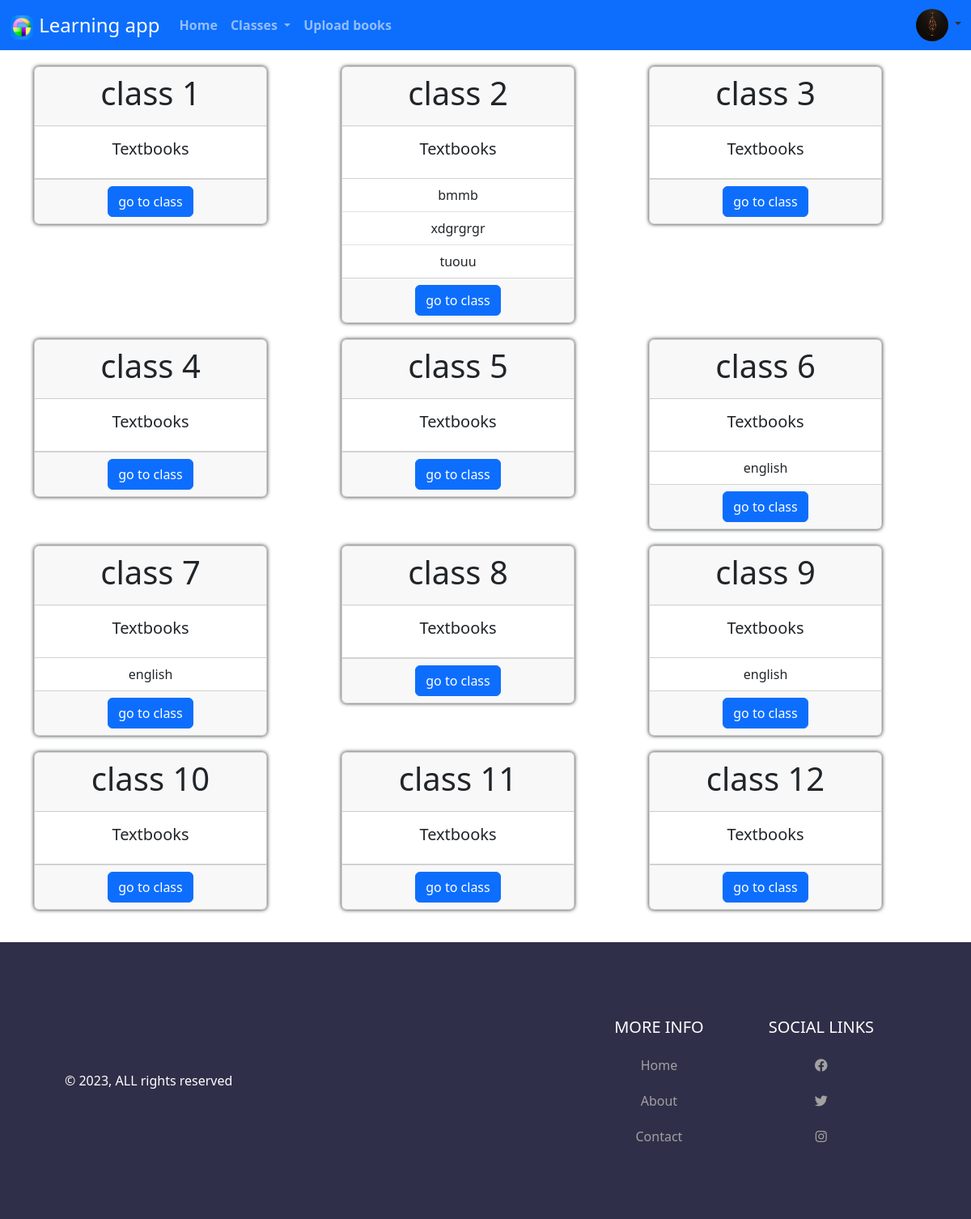
The app's page /all_classes (signed in) with its own data.
### myapp/models.py (models this page shows)
class PersonalDetails(models.Model):
    user = models.ForeignKey(User, on_delete=models.CASCADE)
    phone_number = models.CharField(max_length=20)
    date_of_birth = models.CharField(max_length=50)
    gender= models.CharField(max_length=10)
    city= models.CharField(max_length=50)
    image= models.FileField(upload_to='images', default='images\default.png')

class Textbooks(models.Model):
    addedby = models.ForeignKey(User, on_delete=models.CASCADE)
    classe = models.IntegerField()
    bookname = models.CharField(max_length=100)
    book = models.FileField(upload_to='pdf')

### myapp/views.py (the view)
# urls.py: path('all_classes',views.all_classes),
def all_classes(req):
       t=Textbooks.objects.all()
       try:
          P=PersonalDetails.objects.get(user_id=req.user)
          return render(req,'all_classes.html',{'ps':P,'t':t,'r':range(1,13)})
       except:
          return render(req, "all_classes.html",{'t':t,'r':range(1,13)})

### myapp/templates/all_classes.html
{% extends "home.html" %}
{% load static %}
    {% block con %}
  <div class="container text-center" style="padding-bottom: 40px;">
      <div class="row">
    {% for c in r %}
        <div class="col">
          <div class="card" style="width: 18rem;">
              <div class="card-header"><h1>class {{c}}</h1></div>
              <div class="card-body">
                  <h5 class="card-title">Textbooks</h5>
              </div>
              <ul class="list-group list-group-flush">
                {% for i in t %}
                {% if i.classe == c %}
                  <li class="list-group-item">{{i.bookname}}</li>
                {% endif %}
                {% endfor %}
                </ul>
                <div class="card-footer">
                  <a href="class/{{c}}" class="btn btn-primary">go to class</a>
                </div>
            </div>
        </div>
    {% endfor %}
      </div>
    </div>
 {% endblock con %}

### myapp/templates/home.html (shortened to what this page needs)
{% load static %}
<!DOCTYPE html>
<html lang="en">
<head>
    <link href="https://cdn.jsdelivr.net/npm/bootstrap@5.3.0-alpha1/dist/css/bootstrap.min.css" rel="stylesheet">
    <link rel="stylesheet" href="{% static 'css/style.css' %}">
      <link rel="stylesheet" href="https://pro.fontawesome.com/releases/v6.0.0-beta1/css/all.css" />
</head>
<body>
    <nav class="navbar navbar-expand-lg bg-primary navbar-dark">
        <div class="container-fluid">
          <a class="navbar-brand" href="" style="font-family: 'Segoe UI', Tahoma, Geneva, Verdana, sans-serif; font-size: x-large; "><img src="{% static 'icons.ico' %}" width="30" height="30">  Learning app</a>
          <div class="collapse navbar-collapse" id="navbarSupportedContent">
            <ul class="navbar-nav me-auto mb-2 mb-lg-0">
              <li class="nav-item">
                <a class="nav-link {% if request.path == '/' %}active{% endif %}" href="/">Home</a>
              </li>
              <li class="nav-item dropdown">
                <a class="nav-link {% if request.path == '/class' %}active{% endif %} dropdown-toggle" role="button" data-bs-toggle="dropdown" aria-expanded="false">
                  Classes
                </a>
              </li>
              <li class="nav-item">
                <a class="nav-link {% if request.path == '/addbook' %}active{% endif %}" href="/addbook">Upload books</a>
              </li>
            </ul>
            {% if user.is_authenticated %}
            <div class="dropdown">
              <i class=" dropdown-toggle" data-bs-toggle="dropdown" aria-expanded="false" style="color:rgb(49, 49, 49);">
                <img id="userlogo" src="{{ ps.image.url }}">
              </i>
            </div>
            {% endif %}
          </div>
        </div>
      </nav>
      {% block con %}{% endblock con %}
 <footer class="footer">
        <div class="copy">&copy; 2023, ALL rights reserved</div>
        <div class="bottom-links">
          <div class="links">
            <span>More Info</span>
            <a href="/">Home</a>
            <a href="/#">About</a>
            <a href="https://mail.google.com/mail/u/0/?tf=cm&to=nihalev111@gmail.com">Contact</a>
          </div>
          <div class="links">
            <span>Social Links</span>
            <a href="https://www.facebook.com/nihalev.ev"><i class="fab fa-facebook"></i></a>
            <a href="https://twitter.com/MOHAMMEDNIHALEV"><i class="fab fa-twitter"></i></a>
            <a href="https://www.instagram.com/_nihal_ev_"><i class="fab fa-instagram"></i></a>
          </div>
        </div>
      </footer>
</body>
</html>

### myapp/static/css/style.css (style rules this page uses)
.col { padding-top: 20px; }
.nav-item { font-weight: bold; }
.card { box-shadow: 0 0 5px; }
#userlogo { width: 40px; height: 40px; border-radius: 50%; }
.footer { display: flex; justify-content: space-between; align-items: center; background-color: #302f49; padding: 40px 80px; }
.footer .copy { color: #fff; }
.bottom-links { display: flex; justify-content: space-around; align-items: center; padding: 40px 0; }
.bottom-links .links { display: flex; flex-direction: column; justify-content: center; align-items: center; padding: 0 40px; }
.bottom-links .links span { font-size: 20px; color: #fff; text-transform: uppercase; margin: 10px 0; }
.bottom-links .links a { text-decoration: none; color: #a1a1a1; padding: 10px 20px; }

### records on screen
PersonalDetails: image (picture)
Textbooks: bookname "bmmb"
Textbooks: bookname "xdgrgrgr"
Textbooks: bookname "tuouu"
Textbooks: bookname "english"
Textbooks: bookname "english"
Textbooks: bookname "english"

### other values on screen
{{ c }} "1" "2" "3" "4" "5" "6" "7" "8" "9" "10" "11" "12"
